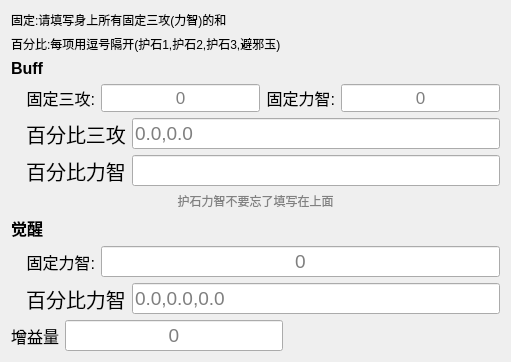
                   <widget class="QWidget" name="tab2">
                    <attribute name="title">
                     <string>避邪玉</string>
                    </attribute>
                    <layout class="QVBoxLayout" name="verticalLayout_2">
                     <item>
                      <widget class="QLabel" name="label_20">
                       <property name="text">
                        <string>固定:请填写身上所有固定三攻(力智)的和</string>
                       </property>
                      </widget>
                     </item>
                     <item>
                      <widget class="QLabel" name="label_23">
                       <property name="styleSheet">
                        <string notr="true"/>
                       </property>
                       <property name="text">
                        <string>百分比:每项用逗号隔开(护石1,护石2,护石3,避邪玉)</string>
                       </property>
                      </widget>
                     </item>
                     <item>
                      <widget class="QLabel" name="label_18">
                       <property name="font">
                        <font>
                         <pointsize>12</pointsize>
                         <weight>75</weight>
                         <bold>true</bold>
                        </font>
                       </property>
                       <property name="text">
                        <string>Buff</string>
                       </property>
                      </widget>
                     </item>
                     <item>
                      <layout class="QHBoxLayout" name="horizontalLayout_2">
                       <property name="leftMargin">
                        <number>15</number>
                       </property>
                       <property name="topMargin">
                        <number>0</number>
                       </property>
                       <item>
                        <widget class="QLabel" name="label_12">
                         <property name="font">
                          <font>
                           <pointsize>12</pointsize>
                          </font>
                         </property>
                         <property name="text">
                          <string>固定三攻:</string>
                         </property>
                         <property name="alignment">
                          <set>Qt::AlignRight|Qt::AlignTrailing|Qt::AlignVCenter</set>
                         </property>
                        </widget>
                       </item>
                       <item>
                        <widget class="QLineEdit" name="bxy_fixed_attack">
                         <property name="font">
                          <font>
                           <pointsize>13</pointsize>
                          </font>
                         </property>
                         <property name="text">
                          <string/>
                         </property>
                         <property name="alignment">
                          <set>Qt::AlignCenter</set>
                         </property>
                         <property name="placeholderText">
                          <string>0</string>
                         </property>
                        </widget>
                       </item>
                       <item>
                        <widget class="QLabel" name="label_25">
                         <property name="font">
                          <font>
                           <pointsize>12</pointsize>
                          </font>
                         </property>
                         <property name="text">
                          <string>固定力智:</string>
                         </property>
                         <property name="alignment">
                          <set>Qt::AlignRight|Qt::AlignTrailing|Qt::AlignVCenter</set>
                         </property>
                        </widget>
                       </item>
                       <item>
                        <widget class="QLineEdit" name="bxy_fixed_intellect">
                         <property name="font">
                          <font>
                           <pointsize>13</pointsize>
                          </font>
                         </property>
                         <property name="text">
                          <string/>
                         </property>
                         <property name="cursorPosition">
                          <number>0</number>
                         </property>
                         <property name="alignment">
                          <set>Qt::AlignCenter</set>
                         </property>
                         <property name="placeholderText">
                          <string>0</string>
                         </property>
                        </widget>
                       </item>
                      </layout>
                     </item>
                     <item>
                      <layout class="QHBoxLayout" name="horizontalLayout_6">
                       <property name="leftMargin">
                        <number>15</number>
                       </property>
                       <item>
                        <widget class="QLabel" name="label_16">
                         <property name="font">
                          <font>
                           <pointsize>15</pointsize>
                          </font>
                         </property>
                         <property name="text">
                          <string>百分比三攻</string>
                         </property>
                         <property name="alignment">
                          <set>Qt::AlignCenter</set>
                         </property>
                        </widget>
                       </item>
                       <item>
                        <widget class="QLineEdit" name="bxy_percentage_attack">
                         <property name="font">
                          <font>
                           <pointsize>14</pointsize>
                           <underline>false</underline>
                          </font>
                         </property>
                         <property name="text">
                          <string/>
                         </property>
                         <property name="alignment">
                          <set>Qt::AlignLeading|Qt::AlignLeft|Qt::AlignVCenter</set>
                         </property>
                         <property name="placeholderText">
                          <string>0.0,0.0</string>
                         </property>
                        </widget>
                       </item>
                      </layout>
                     </item>
                     <item>
                      <layout class="QHBoxLayout" name="horizontalLayout_5">
                       <property name="leftMargin">
                        <number>15</number>
                       </property>
                       <item>
                        <widget class="QLabel" name="label_26">
                         <property name="font">
                          <font>
                           <pointsize>15</pointsize>
                          </font>
                         </property>
                         <property name="text">
                          <string>百分比力智</string>
                         </property>
                         <property name="alignment">
                          <set>Qt::AlignCenter</set>
                         </property>
                        </widget>
                       </item>
                       <item>
                        <widget class="QLineEdit" name="bxy_percentage_intellect">
                         <property name="font">
                          <font>
                           <pointsize>14</pointsize>
                          </font>
                         </property>
                         <property name="text">
                          <string/>
                         </property>
                         <property name="alignment">
                          <set>Qt::AlignLeading|Qt::AlignLeft|Qt::AlignVCenter</set>
                         </property>
                         <property name="placeholderText">
                          <string/>
                         </property>
                        </widget>
                       </item>
                      </layout>
                     </item>
                     <item>
                      <widget class="QLabel" name="label_9">
                       <property name="styleSheet">
                        <string notr="true">color:rgb(129, 129, 129)</string>
                       </property>
                       <property name="text">
                        <string>护石力智不要忘了填写在上面</string>
                       </property>
                       <property name="alignment">
                        <set>Qt::AlignCenter</set>
                       </property>
                      </widget>
                     </item>
                     <item>
                      <widget class="QLabel" name="label_2">
                       <property name="font">
                        <font>
                         <pointsize>12</pointsize>
                         <weight>75</weight>
                         <bold>true</bold>
                        </font>
                       </property>
                       <property name="text">
                        <string>觉醒</string>
                       </property>
                      </widget>
                     </item>
                     <item>
                      <layout class="QHBoxLayout" name="horizontalLayout_31">
                       <property name="leftMargin">
                        <number>15</number>
                       </property>
                       <item>
                        <widget class="QLabel" name="label_51">
                         <property name="font">
                          <font>
                           <pointsize>12</pointsize>
                          </font>
                         </property>
                         <property name="text">
                          <string>固定力智:</string>
                         </property>
                         <property name="alignment">
                          <set>Qt::AlignRight|Qt::AlignTrailing|Qt::AlignVCenter</set>
                         </property>
                        </widget>
                       </item>
                       <item>
                        <widget class="QLineEdit" name="bxy_fixed_ty">
                         <property name="font">
                          <font>
                           <pointsize>14</pointsize>
                          </font>
                         </property>
                         <property name="text">
                          <string/>
                         </property>
                         <property name="alignment">
                          <set>Qt::AlignCenter</set>
                         </property>
                         <property name="placeholderText">
                          <string>0</string>
                         </property>
                        </widget>
                       </item>
                      </layout>
                     </item>
                     <item>
                      <layout class="QHBoxLayout" name="horizontalLayout_8">
                       <property name="leftMargin">
                        <number>15</number>
                       </property>
                       <item>
                        <widget class="QLabel" name="label_24">
                         <property name="font">
                          <font>
                           <pointsize>15</pointsize>
                          </font>
                         </property>
                         <property name="text">
                          <string>百分比力智</string>
                         </property>
                         <property name="alignment">
                          <set>Qt::AlignCenter</set>
                         </property>
                        </widget>
                       </item>
                       <item>
                        <widget class="QLineEdit" name="bxy_percentage_ty">
                         <property name="font">
                          <font>
                           <pointsize>14</pointsize>
                          </font>
                         </property>
                         <property name="alignment">
                          <set>Qt::AlignLeading|Qt::AlignLeft|Qt::AlignVCenter</set>
                         </property>
                         <property name="placeholderText">
                          <string>0.0,0.0,0.0</string>
                         </property>
                        </widget>
                       </item>
                      </layout>
                     </item>
                     <item>
                      <layout class="QHBoxLayout" name="horizontalLayout_19">
                       <item>
                        <widget class="QLabel" name="label_6">
                         <property name="font">
                          <font>
                           <pointsize>12</pointsize>
                          </font>
                         </property>
                         <property name="text">
                          <string>增益量</string>
                         </property>
                        </widget>
                       </item>
                       <item>
                        <widget class="QLineEdit" name="bxy_ehn">
                         <property name="font">
                          <font>
                           <pointsize>14</pointsize>
                          </font>
                         </property>
                         <property name="alignment">
                          <set>Qt::AlignCenter</set>
                         </property>
                         <property name="placeholderText">
                          <string>0</string>
                         </property>
                        </widget>
                       </item>
                       <item>
                        <spacer name="horizontalSpacer_7">
                         <property name="orientation">
                          <enum>Qt::Horizontal</enum>
                         </property>
                         <property name="sizeHint" stdset="0">
                          <size>
                           <width>40</width>
                           <height>20</height>
                          </size>
                         </property>
                        </spacer>
                       </item>
                      </layout>
                     </item>
                    </layout>
                   </widget>
